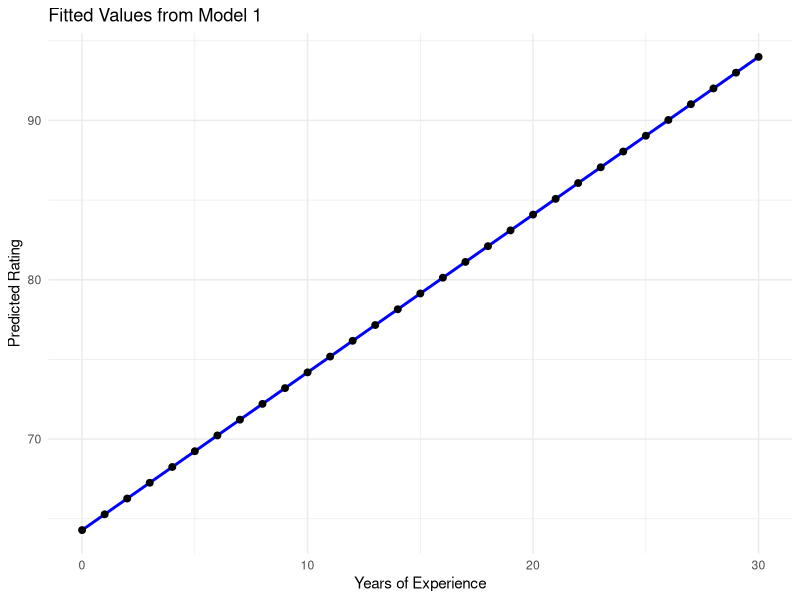
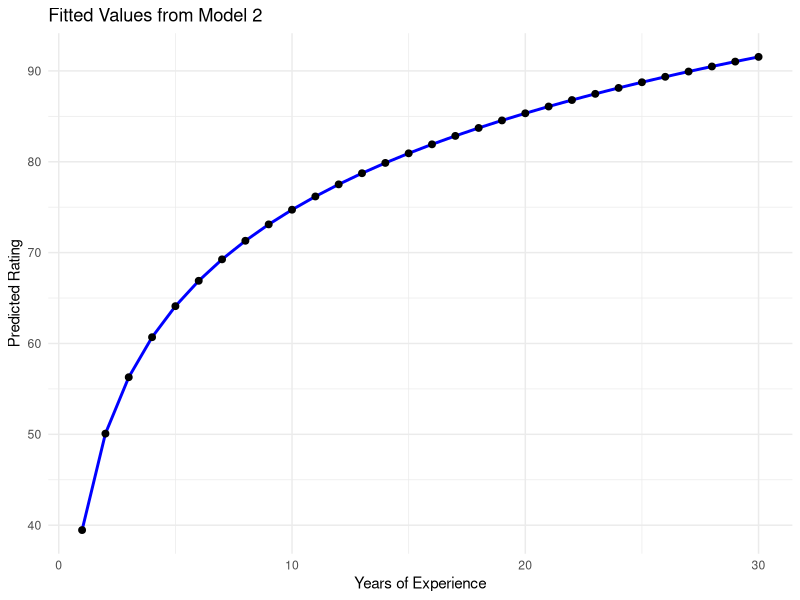

Reproduce these figures in R, in order.
#4.4
# 313707014 陳紀蓁

#a. model_1 圖
library(ggplot2) 

experience <- seq(0, 30, by = 1)

rating <- 64.289 + 0.990 * experience

df <- data.frame(experience, rating)

ggplot(df, aes(x = experience, y = rating)) +
  geom_line(color = "blue", size = 1) +  
  geom_point(color = "black", size = 2) +  
  labs(title = "Fitted Values from Model 1",
       x = "Years of Experience",
       y = "Predicted Rating") +
  theme_minimal()  


# model 2 圖

experience <- seq(1, 30, by = 1)

rating <- 39.464 + 15.312 * log(experience)

df <- data.frame(experience, rating)

ggplot(df, aes(x = experience, y = rating)) +
  geom_line(color = "blue", size = 1) + 
  geom_point(color = "black", size = 2) +  
  labs(title = "Fitted Values from Model 2",
       x = "Years of Experience",
       y = "Predicted Rating") +
  theme_minimal()  



